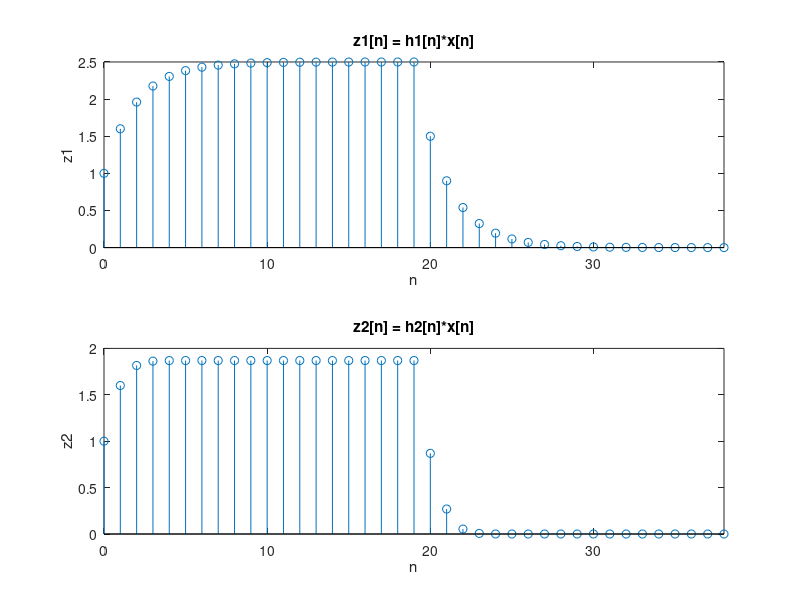

Reproduce this figure in MATLAB.
n = 0:19;
x = [1 zeros(1, 19)];
x1 = ones(1, 20);
%System1
a1 = [1 -0.6];
b1 = [1 0];
h1 = filter(b1, a1, x);
%System2
h2 = zeros(1, 20);
h2(1) = 1; %cuz h2(i) = 0 if i <1, h2[0] = x[0] = 1, h2[1] = h2[0] + 0;

for i = 1:19
    h2(i + 1) = 0.6^i * h2(i) +x(i + 1);
end

z1 = conv(h1, x1);
nz1 = 0:38;
z2 = conv(h2, x1);
nz2 = 0:38;

subplot(2, 1, 1)
stem(nz1, z1), axis([0, 38, ylim])
xlabel('n');
ylabel('z1');
title('z1[n] = h1[n]*x[n]');
subplot(2, 1, 2)
stem(nz2, z2), axis([0, 38, ylim])
xlabel('n');
ylabel('z2');
title('z2[n] = h2[n]*x[n]');
